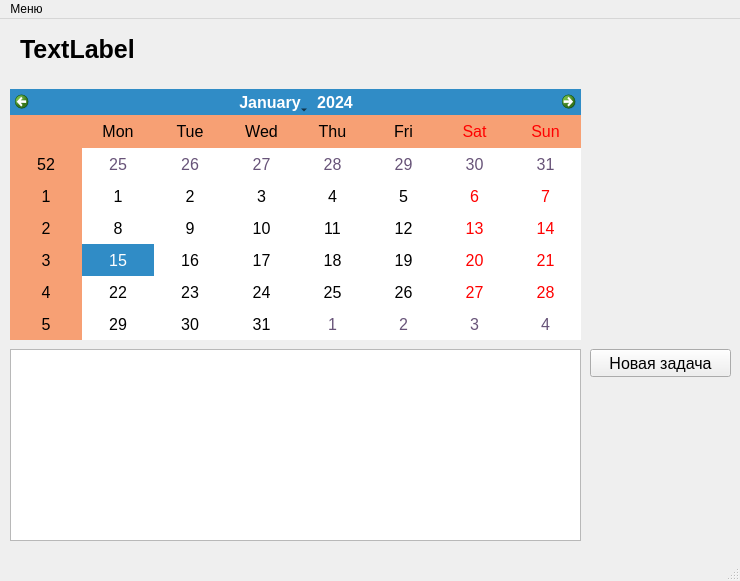
<?xml version="1.0" encoding="UTF-8"?>
<ui version="4.0">
 <class>MainWindow</class>
 <widget class="QMainWindow" name="MainWindow">
  <property name="geometry">
   <rect>
    <x>0</x>
    <y>0</y>
    <width>740</width>
    <height>581</height>
   </rect>
  </property>
  <property name="windowTitle">
   <string>TaskManager</string>
  </property>
  <widget class="QWidget" name="centralwidget">
   <widget class="QPushButton" name="pushButton">
    <property name="geometry">
     <rect>
      <x>590</x>
      <y>330</y>
      <width>141</width>
      <height>28</height>
     </rect>
    </property>
    <property name="font">
     <font>
      <family>Ubuntu</family>
      <pointsize>12</pointsize>
     </font>
    </property>
    <property name="text">
     <string>Новая задача</string>
    </property>
   </widget>
   <widget class="QListWidget" name="listWidget">
    <property name="geometry">
     <rect>
      <x>10</x>
      <y>330</y>
      <width>571</width>
      <height>192</height>
     </rect>
    </property>
   </widget>
   <widget class="QCalendarWidget" name="calendarWidget">
    <property name="geometry">
     <rect>
      <x>10</x>
      <y>70</y>
      <width>571</width>
      <height>251</height>
     </rect>
    </property>
    <property name="palette">
     <palette>
      <active>
       <colorrole role="WindowText">
        <brush brushstyle="SolidPattern">
         <color alpha="255">
          <red>0</red>
          <green>0</green>
          <blue>0</blue>
         </color>
        </brush>
       </colorrole>
       <colorrole role="Button">
        <brush brushstyle="SolidPattern">
         <color alpha="255">
          <red>207</red>
          <green>166</green>
          <blue>240</blue>
         </color>
        </brush>
       </colorrole>
       <colorrole role="Light">
        <brush brushstyle="SolidPattern">
         <color alpha="255">
          <red>255</red>
          <green>53</green>
          <blue>201</blue>
         </color>
        </brush>
       </colorrole>
       <colorrole role="Midlight">
        <brush brushstyle="SolidPattern">
         <color alpha="255">
          <red>231</red>
          <green>210</green>
          <blue>247</blue>
         </color>
        </brush>
       </colorrole>
       <colorrole role="Dark">
        <brush brushstyle="SolidPattern">
         <color alpha="255">
          <red>103</red>
          <green>83</green>
          <blue>120</blue>
         </color>
        </brush>
       </colorrole>
       <colorrole role="Mid">
        <brush brushstyle="SolidPattern">
         <color alpha="255">
          <red>138</red>
          <green>111</green>
          <blue>160</blue>
         </color>
        </brush>
       </colorrole>
       <colorrole role="Text">
        <brush brushstyle="SolidPattern">
         <color alpha="255">
          <red>0</red>
          <green>0</green>
          <blue>0</blue>
         </color>
        </brush>
       </colorrole>
       <colorrole role="BrightText">
        <brush brushstyle="SolidPattern">
         <color alpha="255">
          <red>255</red>
          <green>255</green>
          <blue>255</blue>
         </color>
        </brush>
       </colorrole>
       <colorrole role="ButtonText">
        <brush brushstyle="SolidPattern">
         <color alpha="255">
          <red>0</red>
          <green>0</green>
          <blue>0</blue>
         </color>
        </brush>
       </colorrole>
       <colorrole role="Base">
        <brush brushstyle="SolidPattern">
         <color alpha="255">
          <red>255</red>
          <green>255</green>
          <blue>255</blue>
         </color>
        </brush>
       </colorrole>
       <colorrole role="Window">
        <brush brushstyle="SolidPattern">
         <color alpha="255">
          <red>207</red>
          <green>166</green>
          <blue>240</blue>
         </color>
        </brush>
       </colorrole>
       <colorrole role="Shadow">
        <brush brushstyle="SolidPattern">
         <color alpha="255">
          <red>0</red>
          <green>0</green>
          <blue>0</blue>
         </color>
        </brush>
       </colorrole>
       <colorrole role="AlternateBase">
        <brush brushstyle="SolidPattern">
         <color alpha="255">
          <red>247</red>
          <green>160</green>
          <blue>116</blue>
         </color>
        </brush>
       </colorrole>
       <colorrole role="ToolTipBase">
        <brush brushstyle="SolidPattern">
         <color alpha="255">
          <red>255</red>
          <green>255</green>
          <blue>220</blue>
         </color>
        </brush>
       </colorrole>
       <colorrole role="ToolTipText">
        <brush brushstyle="SolidPattern">
         <color alpha="255">
          <red>0</red>
          <green>0</green>
          <blue>0</blue>
         </color>
        </brush>
       </colorrole>
       <colorrole role="PlaceholderText">
        <brush brushstyle="SolidPattern">
         <color alpha="128">
          <red>0</red>
          <green>0</green>
          <blue>0</blue>
         </color>
        </brush>
       </colorrole>
      </active>
      <inactive>
       <colorrole role="WindowText">
        <brush brushstyle="SolidPattern">
         <color alpha="255">
          <red>0</red>
          <green>0</green>
          <blue>0</blue>
         </color>
        </brush>
       </colorrole>
       <colorrole role="Button">
        <brush brushstyle="SolidPattern">
         <color alpha="255">
          <red>207</red>
          <green>166</green>
          <blue>240</blue>
         </color>
        </brush>
       </colorrole>
       <colorrole role="Light">
        <brush brushstyle="SolidPattern">
         <color alpha="255">
          <red>255</red>
          <green>53</green>
          <blue>201</blue>
         </color>
        </brush>
       </colorrole>
       <colorrole role="Midlight">
        <brush brushstyle="SolidPattern">
         <color alpha="255">
          <red>231</red>
          <green>210</green>
          <blue>247</blue>
         </color>
        </brush>
       </colorrole>
       <colorrole role="Dark">
        <brush brushstyle="SolidPattern">
         <color alpha="255">
          <red>103</red>
          <green>83</green>
          <blue>120</blue>
         </color>
        </brush>
       </colorrole>
       <colorrole role="Mid">
        <brush brushstyle="SolidPattern">
         <color alpha="255">
          <red>138</red>
          <green>111</green>
          <blue>160</blue>
         </color>
        </brush>
       </colorrole>
       <colorrole role="Text">
        <brush brushstyle="SolidPattern">
         <color alpha="255">
          <red>0</red>
          <green>0</green>
          <blue>0</blue>
         </color>
        </brush>
       </colorrole>
       <colorrole role="BrightText">
        <brush brushstyle="SolidPattern">
         <color alpha="255">
          <red>255</red>
          <green>255</green>
          <blue>255</blue>
         </color>
        </brush>
       </colorrole>
       <colorrole role="ButtonText">
        <brush brushstyle="SolidPattern">
         <color alpha="255">
          <red>0</red>
          <green>0</green>
          <blue>0</blue>
         </color>
        </brush>
       </colorrole>
       <colorrole role="Base">
        <brush brushstyle="SolidPattern">
         <color alpha="255">
          <red>255</red>
          <green>255</green>
          <blue>255</blue>
         </color>
        </brush>
       </colorrole>
       <colorrole role="Window">
        <brush brushstyle="SolidPattern">
         <color alpha="255">
          <red>207</red>
          <green>166</green>
          <blue>240</blue>
         </color>
        </brush>
       </colorrole>
       <colorrole role="Shadow">
        <brush brushstyle="SolidPattern">
         <color alpha="255">
          <red>0</red>
          <green>0</green>
          <blue>0</blue>
         </color>
        </brush>
       </colorrole>
       <colorrole role="AlternateBase">
        <brush brushstyle="SolidPattern">
         <color alpha="255">
          <red>247</red>
          <green>160</green>
          <blue>116</blue>
         </color>
        </brush>
       </colorrole>
       <colorrole role="ToolTipBase">
        <brush brushstyle="SolidPattern">
         <color alpha="255">
          <red>255</red>
          <green>255</green>
          <blue>220</blue>
         </color>
        </brush>
       </colorrole>
       <colorrole role="ToolTipText">
        <brush brushstyle="SolidPattern">
         <color alpha="255">
          <red>0</red>
          <green>0</green>
          <blue>0</blue>
         </color>
        </brush>
       </colorrole>
       <colorrole role="PlaceholderText">
        <brush brushstyle="SolidPattern">
         <color alpha="128">
          <red>0</red>
          <green>0</green>
          <blue>0</blue>
         </color>
        </brush>
       </colorrole>
      </inactive>
      <disabled>
       <colorrole role="WindowText">
        <brush brushstyle="SolidPattern">
         <color alpha="255">
          <red>103</red>
          <green>83</green>
          <blue>120</blue>
         </color>
        </brush>
       </colorrole>
       <colorrole role="Button">
        <brush brushstyle="SolidPattern">
         <color alpha="255">
          <red>207</red>
          <green>166</green>
          <blue>240</blue>
         </color>
        </brush>
       </colorrole>
       <colorrole role="Light">
        <brush brushstyle="SolidPattern">
         <color alpha="255">
          <red>255</red>
          <green>53</green>
          <blue>201</blue>
         </color>
        </brush>
       </colorrole>
       <colorrole role="Midlight">
        <brush brushstyle="SolidPattern">
         <color alpha="255">
          <red>231</red>
          <green>210</green>
          <blue>247</blue>
         </color>
        </brush>
       </colorrole>
       <colorrole role="Dark">
        <brush brushstyle="SolidPattern">
         <color alpha="255">
          <red>103</red>
          <green>83</green>
          <blue>120</blue>
         </color>
        </brush>
       </colorrole>
       <colorrole role="Mid">
        <brush brushstyle="SolidPattern">
         <color alpha="255">
          <red>138</red>
          <green>111</green>
          <blue>160</blue>
         </color>
        </brush>
       </colorrole>
       <colorrole role="Text">
        <brush brushstyle="SolidPattern">
         <color alpha="255">
          <red>103</red>
          <green>83</green>
          <blue>120</blue>
         </color>
        </brush>
       </colorrole>
       <colorrole role="BrightText">
        <brush brushstyle="SolidPattern">
         <color alpha="255">
          <red>255</red>
          <green>255</green>
          <blue>255</blue>
         </color>
        </brush>
       </colorrole>
       <colorrole role="ButtonText">
        <brush brushstyle="SolidPattern">
         <color alpha="255">
          <red>103</red>
          <green>83</green>
          <blue>120</blue>
         </color>
        </brush>
       </colorrole>
       <colorrole role="Base">
        <brush brushstyle="SolidPattern">
         <color alpha="255">
          <red>207</red>
          <green>166</green>
          <blue>240</blue>
         </color>
        </brush>
       </colorrole>
       <colorrole role="Window">
        <brush brushstyle="SolidPattern">
         <color alpha="255">
          <red>207</red>
          <green>166</green>
          <blue>240</blue>
         </color>
        </brush>
       </colorrole>
       <colorrole role="Shadow">
        <brush brushstyle="SolidPattern">
         <color alpha="255">
          <red>0</red>
          <green>0</green>
          <blue>0</blue>
         </color>
        </brush>
       </colorrole>
       <colorrole role="AlternateBase">
        <brush brushstyle="SolidPattern">
         <color alpha="255">
          <red>247</red>
          <green>160</green>
          <blue>116</blue>
         </color>
        </brush>
       </colorrole>
       <colorrole role="ToolTipBase">
        <brush brushstyle="SolidPattern">
         <color alpha="255">
          <red>255</red>
          <green>255</green>
          <blue>220</blue>
         </color>
        </brush>
       </colorrole>
       <colorrole role="ToolTipText">
        <brush brushstyle="SolidPattern">
         <color alpha="255">
          <red>0</red>
          <green>0</green>
          <blue>0</blue>
         </color>
        </brush>
       </colorrole>
       <colorrole role="PlaceholderText">
        <brush brushstyle="SolidPattern">
         <color alpha="128">
          <red>0</red>
          <green>0</green>
          <blue>0</blue>
         </color>
        </brush>
       </colorrole>
      </disabled>
     </palette>
    </property>
    <property name="font">
     <font>
      <family>Ubuntu</family>
      <pointsize>12</pointsize>
     </font>
    </property>
   </widget>
   <widget class="QLabel" name="label">
    <property name="geometry">
     <rect>
      <x>20</x>
      <y>10</y>
      <width>691</width>
      <height>41</height>
     </rect>
    </property>
    <property name="font">
     <font>
      <pointsize>19</pointsize>
      <weight>75</weight>
      <bold>true</bold>
     </font>
    </property>
    <property name="text">
     <string>TextLabel</string>
    </property>
   </widget>
  </widget>
  <widget class="QMenuBar" name="menubar">
   <property name="geometry">
    <rect>
     <x>0</x>
     <y>0</y>
     <width>740</width>
     <height>26</height>
    </rect>
   </property>
   <widget class="QMenu" name="menu">
    <property name="title">
     <string>Меню</string>
    </property>
    <addaction name="action"/>
   </widget>
   <addaction name="menu"/>
  </widget>
  <widget class="QStatusBar" name="statusbar"/>
  <action name="action">
   <property name="text">
    <string>Очистить все</string>
   </property>
  </action>
 </widget>
 <resources/>
 <connections/>
</ui>
